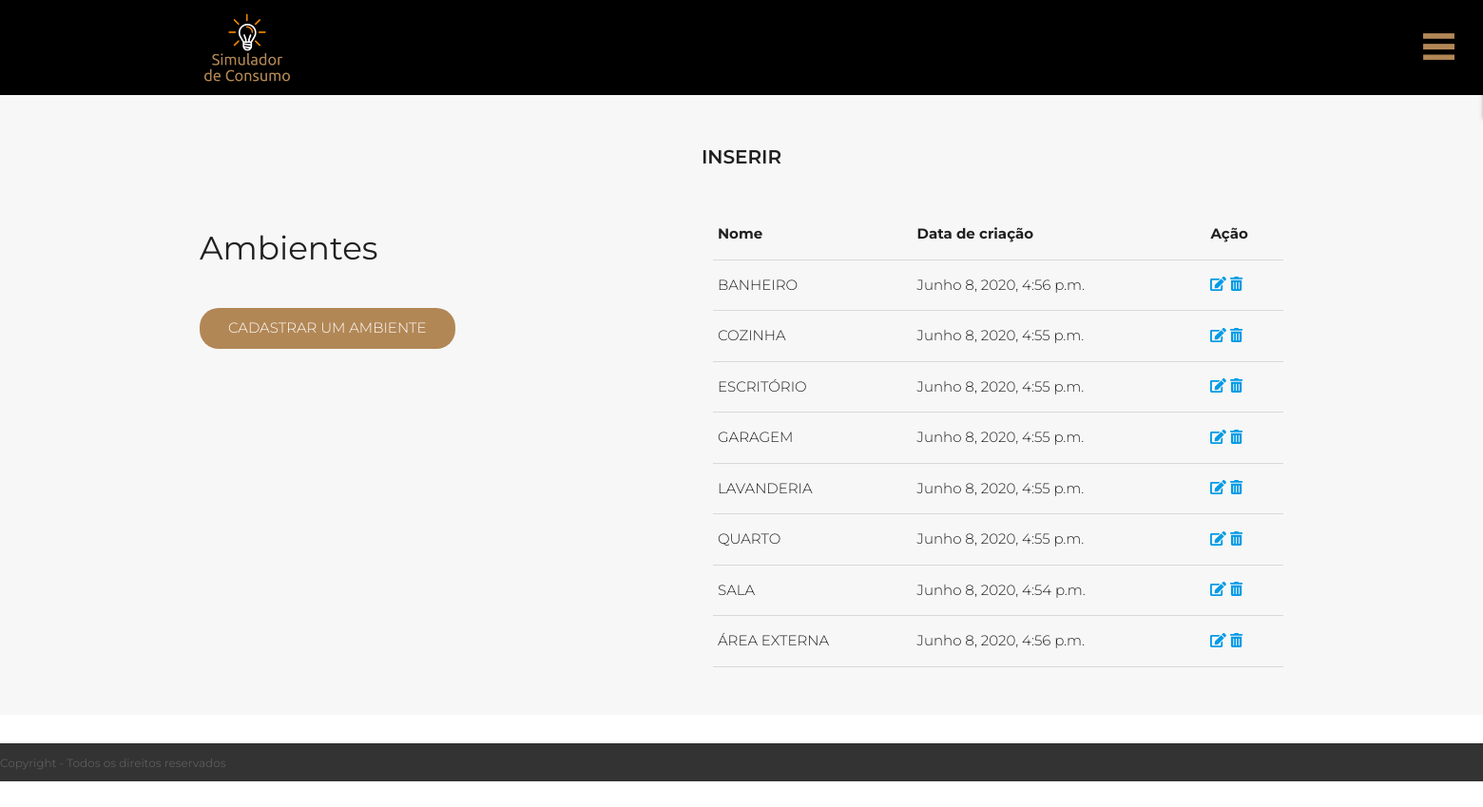
The page /simulador/ on the database its author committed.
### ambientes/models.py (models this page shows, shortened)
class Ambiente(models.Model):
    name = models.CharField(verbose_name='Nome do ambiente', max_length=100, blank=True)
    slug = models.SlugField(verbose_name='Atalho', blank=True, unique=True, max_length=100)
    created_at = models.DateTimeField(verbose_name='Criado em',auto_now_add=True)
    updated_at = models.DateTimeField(verbose_name='Atualizado em', auto_now=True)
    def __str__(self):
        return self.name
    class Meta:
        db_table = 'ambiente'
        verbose_name = 'Ambiente'
        verbose_name_plural = 'Ambientes'
        ordering = ['name']

### ambientes/views.py (the view)
# urls.py: path('', views.index, name='index'),
def index(request):
    ambientes = Ambiente.objects.all()
    template_name = 'ambientes/index.html'
    context = {
        'ambientes':ambientes,
    }
    return render(request, template_name, context)

### ambientes/templates/ambientes/index.html (shortened to what this page needs)
{% extends "base.html" %}
{% load static %}
{% block content %}
<section class="default light">
    <div class="section-title">Inserir </div>
    <div class="section-body">
        <div class="section-aboutus">
            <div class="section-aboutus--left">
                <h4>Ambientes</h4>
                <a class="button" style="display: inline-block; margin-bottom:5px;"
                    href="{% url 'ambientes:save_ambiente' %}">Cadastrar um Ambiente</a>
            </div>
            <div class="section-aboutus--right">
                {% block ambiente_content %}
                    <table class="pure-table">
                        <thead>
                            <tr>
                                <th>
                                    Nome
                                </th>
                                <th>
                                    Data de criação
                                </th>
                                <th>
                                    Ação
                                </th>
                            </tr>
                        </thead>
                        <tbody>
                            {% for ambiente in ambientes %}
                            <tr class="{% cycle '' 'pure-table-odd' %}">
                                <td>
                                    {{ ambiente|upper }}
                                </td>
                                <td>
                                    {{ ambiente.created_at }}
                                </td>
                                <td>
                                    <div class="pure-button-group" role="group" aria-label="...">
                                        <a href="{% url 'ambientes:edit_ambiente' ambiente.pk %}" class="pure-button">
                                            <i class="fas fa-edit"></i>
                                        </a>
                                        <a href="{% url 'ambientes:del_ambiente' ambiente.pk %}" class="pure-button">
                                            <i class="fas fa-trash-alt"></i>
                                        </a>
                                    </div>
                                </td>
                            </tr>
                            {% empty %}
                            <tr>
                                <td colspan=3>Não existes ambientes a ser listados</td>
                            </tr>
                            {% endfor %}
                        </tbody>
                    </table>
                {% endblock ambiente_content %}
            </div>
        </div>
    </div>
</section>
{% endblock content %}

### templates/base.html (shortened to what this page needs)
<!DOCTYPE html>
{% load static %}
<html>
<head>
    <link rel="stylesheet" href="https://unpkg.com/purecss@2.0.3/build/pure-min.css">
    <link rel="stylesheet" type="text/css" href="{% static 'css/estilo.css' %}" />
    <link rel="stylesheet" type="text/css" href="{% static 'css/fontawesome.css' %}" />
    <link type="text/css" rel="stylesheet" href="{% static 'css/materialize.min.css' %}"  media="screen,projection"/>
</head>
<body>
    {% block menu %}
        <label id="icone" for="check"><img src="{% static 'img/botao-iconN.png' %}"/></label>
    {% endblock menu %}
    <header class=header-menu>
        <div class="header">
            <div class="logo">
                <a href="{% url 'core:home' %}">
                    <img src="{% static 'img/new_logo.png' %}"/>
                </a>
            </div>
        </div>
    </header>
    {% block content %}{% endblock %}
    <footer>
        <div class="footer_copia">
                Copyright - Todos os direitos reservados
        </div>
    </footer>
</body>
</html>

### templates/static/css/estilo.css (style rules this page uses)
* { margin: 0; padding: 0; box-sizing: border-box; }
body { font-family:'Montserrat', sans-serif; overflow-x: hidden; height: 100%; }
.button { display: inline-block; text-decoration: none; background-color: #b28756; color: #FFF; text-transform: uppercase; padding: 10px 30px; font-weight: 600px; font-size: 15px; margin-top: 30px; border-radius: 20px; }
.header-menu { height:100px; background-color:#000; color: #FFF; }
.header { max-width: 1140px; height: 100px; margin: auto; display: flex; align-items: center; }
.logo { width: 100px; }
img { display: flex; align-items: center; }
#icone { cursor: pointer; padding: 15px; margin:20px; position: absolute; z-index: 1; margin-left: 95%; }
.footer_copia { border-top:1px solid #2c2c2c; height: 40px; background-color: #333; line-height: 40px; color: #5c5c5c; font-size: 12px; margin-top: 30px; }
.default { background-color: red; width:100vw; padding-top:50px; padding-bottom:50px; }
.default .section-title, .default .section-desc { text-align:center; text-transform:uppercase; font-weight:600; }
.default .section-title { font-size:20px; }
.default .section-body { max-width:1140px; margin:auto; min-height:100px; }
.default.light { background-color:#f7f7f7; }
.section-aboutus { display: flex; }
.section-aboutus--left { flex:1; }
.section-aboutus--right { width:600px; text-align:center; }

### rows shown on the page
Ambiente: name "BANHEIRO", created_at "Junho 8, 2020, 4:56 p.m."
Ambiente: name "COZINHA", created_at "Junho 8, 2020, 4:55 p.m."
Ambiente: name "ESCRITÓRIO", created_at "Junho 8, 2020, 4:55 p.m."
Ambiente: name "GARAGEM", created_at "Junho 8, 2020, 4:55 p.m."
Ambiente: name "LAVANDERIA", created_at "Junho 8, 2020, 4:55 p.m."
Ambiente: name "QUARTO", created_at "Junho 8, 2020, 4:55 p.m."
Ambiente: name "SALA", created_at "Junho 8, 2020, 4:54 p.m."
Ambiente: name "ÁREA EXTERNA", created_at "Junho 8, 2020, 4:56 p.m."
